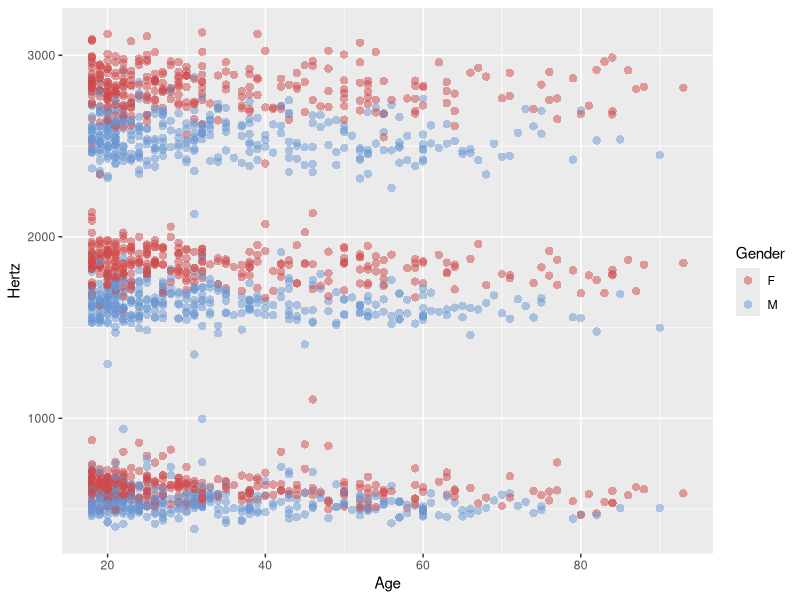
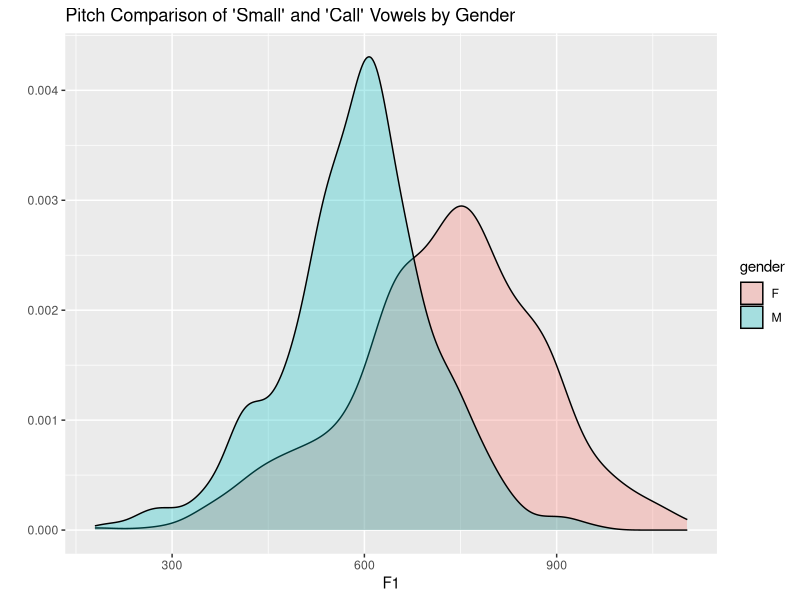
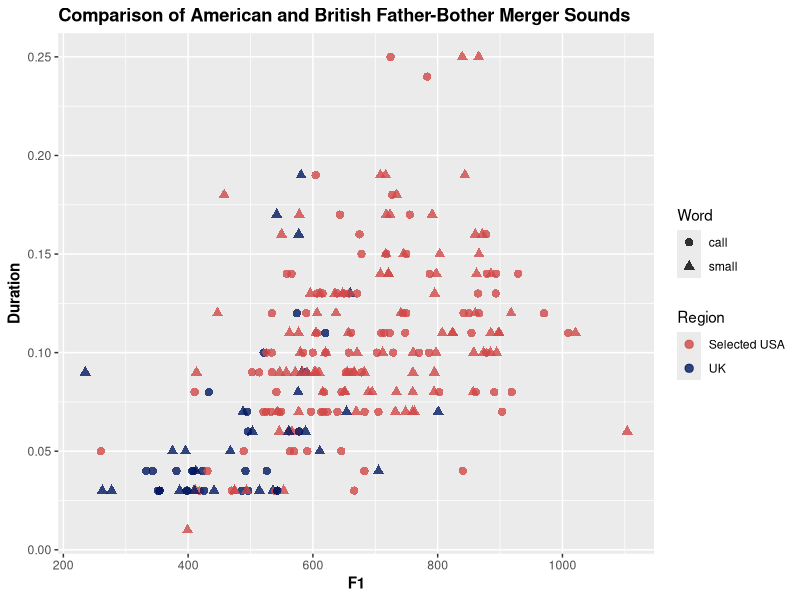
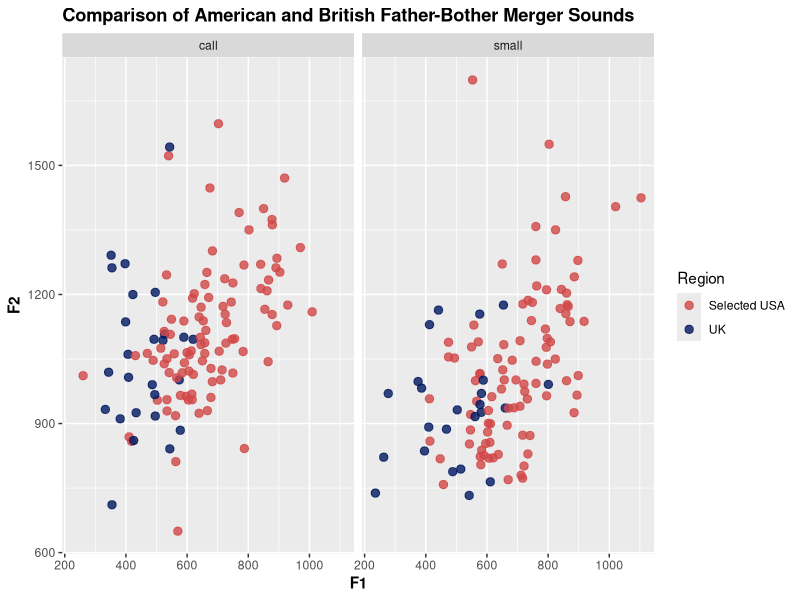
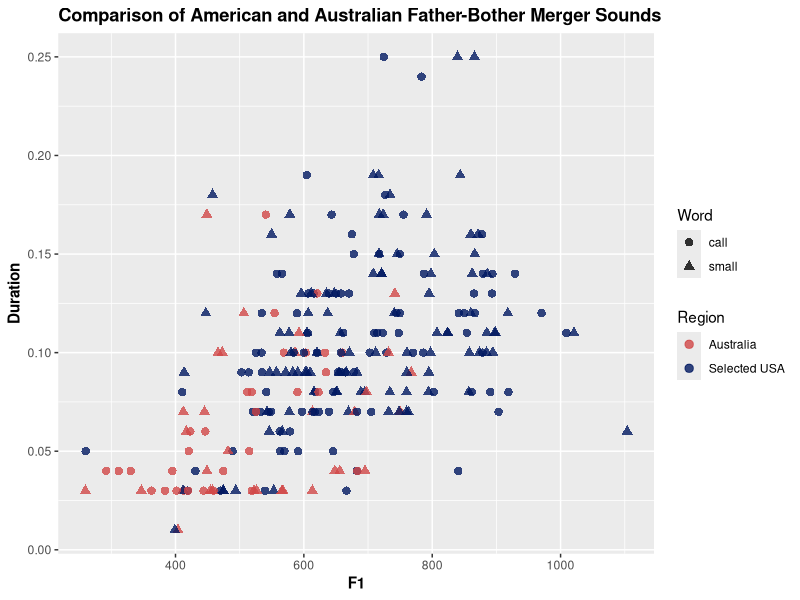
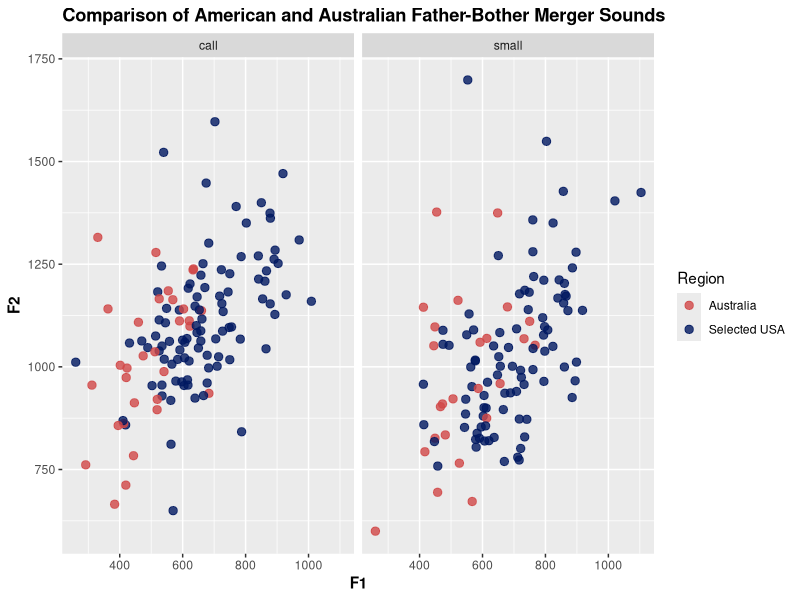
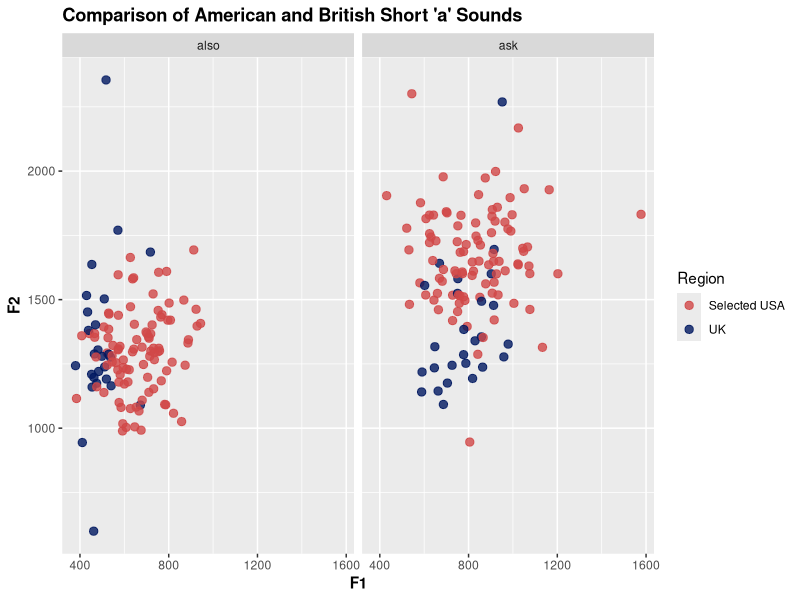
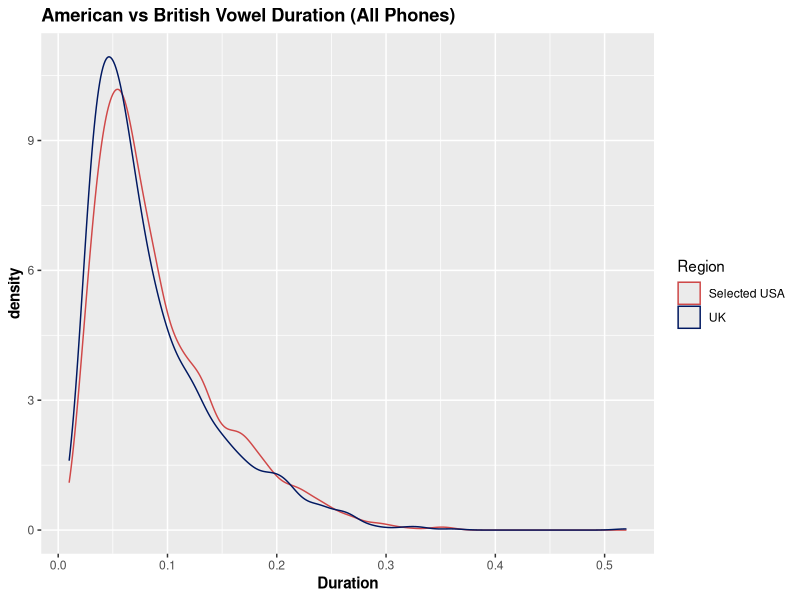

These figures' R source, in order:
## ---- chunk 1
knitr::opts_chunk$set(echo = T, warning=F, message=F)
## ---- chunk 2
library(tidyverse)
## ---- chunk 3
custom_pal = c("#D04848", "#6895D2", "#F3B95F", "#FDE767")
df = read.csv('input_df.csv')
demo_features = c("id", "gender", "age", "location")
summary_df = df |> mutate(F1_mean = rowMeans(select(df, starts_with("F1"))),
                           F2_mean = rowMeans(select(df, starts_with("F2"))),
                           F3_mean = rowMeans(select(df, starts_with("F3"))),
                           du_mean = rowMeans(select(df, starts_with("du"))),
                           gender = factor(gender, levels=c(0,1), labels=c("F", "M"))) |> 
  select(demo_features, F1_mean, F2_mean, F3_mean) |> 
  pivot_longer(cols=c(F1_mean, F2_mean, F3_mean))

summary_df |> ggplot(aes(x=age, y=value, color=gender)) +
  geom_point(shape=16, size=2.5, alpha=0.5) +
  labs(x="Age", y="Hertz", color="Gender", shape="Formant Means") +
  scale_color_manual(values=custom_pal)
## ---- chunk 4
new_pal = c("#D04848", "#001861", "#F3B95F", "#FDE767")
imp_words1 = c("small", "ask", "also", "call", "and", "plastic", "slabs", "bob",
               "frog", "toy", "go")
imp_words2 = c("small", "call")

new_df = df |> 
  select(demo_features, starts_with("F1"), starts_with("F2"), starts_with("F3"), starts_with("du")) |> 
  pivot_longer(cols=c(starts_with("F1"), starts_with("F2"), starts_with("F3"), starts_with("du"))) |> 
  separate(name, c("formant", "word")) |> 
  pivot_wider(names_from=formant, values_from=value) 

new_df |> 
  mutate(gender = factor(gender, levels=c(0,1), labels=c("F", "M"))) |> 
  filter(word %in% imp_words2) |> 
  select(demo_features, F1) |> 
  ggplot(aes(x=F1, fill=gender)) +
  geom_density(alpha=0.3) +
  labs(title="Pitch Comparison of 'Small' and 'Call' Vowels by Gender", x="F1", y="")
## ---- chunk 5
new_df |> 
  mutate(region = case_when (location == "uk" ~ "UK",
                             # location == "australia" ~ "Australia",
                             location %in% c('texas', 'california', 'newyork', 'minnesota') ~ "Selected USA",
                             TRUE ~ 'elsewhere')) |> 
  mutate(importance = case_when(word %in% imp_words2 ~ "important",
                                TRUE ~ "unimportant")) |> 
  filter(importance=="important", region != 'elsewhere') |> 
  ggplot(aes(x=F1, y=du, color=region, shape=word)) +
  geom_point(size=2.5, alpha=0.8) +
  labs(title="Comparison of American and British Father-Bother Merger Sounds", 
       x="F1", y="Duration", color="Region", shape="Word") +
  scale_color_manual(values=new_pal) +
  theme(plot.title = element_text(face="bold"),
        axis.title.x = element_text(face="bold"),
        axis.title.y = element_text(face="bold"))
## ---- chunk 6
imp_words3 = c("call", "small")
new_df |> 
  mutate(region = case_when (location == "uk" ~ "UK",
                             # location == "australia" ~ "Australia",
                             location %in% c('texas', 'california', 'newyork', 'minnesota') ~ "Selected USA",
                             TRUE ~ 'elsewhere')) |> 
  mutate(importance = case_when(word %in% imp_words3 ~ "important",
                                TRUE ~ "unimportant")) |> 
  filter(importance=="important", region != 'elsewhere', F2<1700) |> 
  ggplot(aes(x=F1, y=F2, color=region)) +
  geom_point(size=2.5, alpha=0.8) +
  labs(title="Comparison of American and British Father-Bother Merger Sounds", 
       x="F1", y="F2", color="Region") +
  scale_color_manual(values=new_pal) +
  theme(plot.title = element_text(face="bold"),
        axis.title.x = element_text(face="bold"),
        axis.title.y = element_text(face="bold")) +
  facet_wrap(vars(word))
## ---- chunk 7
new_df |> 
  mutate(region = case_when (location == "australia" ~ "Australia",
                             location %in% c('texas', 'california', 'newyork', 'minnesota') ~ "Selected USA",
                             TRUE ~ 'elsewhere')) |> 
  mutate(importance = case_when(word %in% imp_words2 ~ "important",
                                TRUE ~ "unimportant")) |> 
  filter(importance=="important", region != 'elsewhere') |> 
  ggplot(aes(x=F1, y=du, color=region, shape=word)) +
  geom_point(size=2.5, alpha=0.8) +
  labs(title="Comparison of American and Australian Father-Bother Merger Sounds", 
       x="F1", y="Duration", color="Region", shape="Word") +
  scale_color_manual(values=new_pal) +
  theme(plot.title = element_text(face="bold"),
        axis.title.x = element_text(face="bold"),
        axis.title.y = element_text(face="bold"))
## ---- chunk 8
imp_words3 = c("call", "small")
new_df |> 
  mutate(region = case_when (location == "australia" ~ "Australia",
                             location %in% c('texas', 'california', 'newyork', 'minnesota') ~ "Selected USA",
                             TRUE ~ 'elsewhere')) |> 
  mutate(importance = case_when(word %in% imp_words3 ~ "important",
                                TRUE ~ "unimportant")) |> 
  filter(importance=="important", region != 'elsewhere', F2<1700) |> 
  ggplot(aes(x=F1, y=F2, color=region)) +
  geom_point(size=2.5, alpha=0.8) +
  labs(title="Comparison of American and Australian Father-Bother Merger Sounds", 
       x="F1", y="F2", color="Region") +
  scale_color_manual(values=new_pal) +
  theme(plot.title = element_text(face="bold"),
        axis.title.x = element_text(face="bold"),
        axis.title.y = element_text(face="bold")) +
  facet_wrap(vars(word))
## ---- chunk 9
imp_words3 = c("also", "ask")
new_df |> 
  mutate(region = case_when (location == "uk" ~ "UK",
                             # location == "australia" ~ "Australia",
                             location %in% c('texas', 'california', 'newyork', 'minnesota') ~ "Selected USA",
                             TRUE ~ 'elsewhere')) |> 
  mutate(importance = case_when(word %in% imp_words3 ~ "important",
                                TRUE ~ "unimportant")) |> 
  filter(importance=="important", region != 'elsewhere') |> 
  ggplot(aes(x=F1, y=F2, color=region)) +
  geom_point(size=2.5, alpha=0.8) +
  labs(title="Comparison of American and British Short 'a' Sounds", 
       x="F1", y="F2", color="Region") +
  scale_color_manual(values=new_pal) +
  theme(plot.title = element_text(face="bold"),
        axis.title.x = element_text(face="bold"),
        axis.title.y = element_text(face="bold")) +
  facet_wrap(vars(word))
## ---- chunk 10
x1 = new_df |> filter(location=="uk", word=="also") |> select(F1)
x2 = new_df |> filter(location %in% c('texas', 'california', 'newyork', 'minnesota'), word=="also") |> select(F1)
t.test(x1, x2, alternative="two.sided", var.equal=FALSE)
## ---- chunk 11
x1 = new_df |> filter(location=="uk", word=="call") |> select(F1)
x2 = new_df |> filter(location %in% c('texas', 'california', 'newyork', 'minnesota'), word=="call") |> select(F1)
t.test(x1, x2, alternative="two.sided", var.equal=FALSE)
## ---- chunk 12
x1 = new_df |> filter(location=="uk", word=="small") |> select(du)
x2 = new_df |> filter(location %in% c('texas', 'california', 'newyork', 'minnesota'), word=="small") |> select(du)
t.test(x1, x2, alternative="two.sided", var.equal=FALSE)
## ---- chunk 13
new_df |> 
  mutate(region = case_when (location == "uk" ~ "UK",
                             # location == "australia" ~ "Australia",
                             location %in% c('texas', 'california', 'newyork', 'minnesota') ~ "Selected USA",
                             TRUE ~ 'elsewhere')) |> 
  filter(region != 'elsewhere') |> 
  ggplot(aes(x=du, color=region)) +
  geom_density() +
  labs(title="American vs British Vowel Duration (All Phones)", 
       x="Duration", color="Region") +
  scale_color_manual(values=new_pal) +
  theme(plot.title = element_text(face="bold"),
        axis.title.x = element_text(face="bold"),
        axis.title.y = element_text(face="bold"))
## ---- chunk 14
imp_words4 = c("plastic", "ask", "call", "slabs", "bob", "frog")
new_df |> 
  mutate(region = case_when (location == "uk" ~ "UK",
                             # location == "australia" ~ "Australia",
                             location %in% c('texas', 'california', 'newyork', 'minnesota') ~ "Selected USA",
                             TRUE ~ 'elsewhere')) |> 
  mutate(importance = case_when(word %in% imp_words4 ~ "important",
                                TRUE ~ "unimportant")) |> 
  filter(importance == "important", region != 'elsewhere') |> 
  ggplot(aes(x=du, color=region)) +
  geom_density() +
  labs(title="American vs British Vowel Duration (Selected Phones)", 
       x="Duration", color="Region") +
  scale_color_manual(values=new_pal) +
  theme(plot.title = element_text(face="bold"),
        axis.title.x = element_text(face="bold"),
        axis.title.y = element_text(face="bold"))
